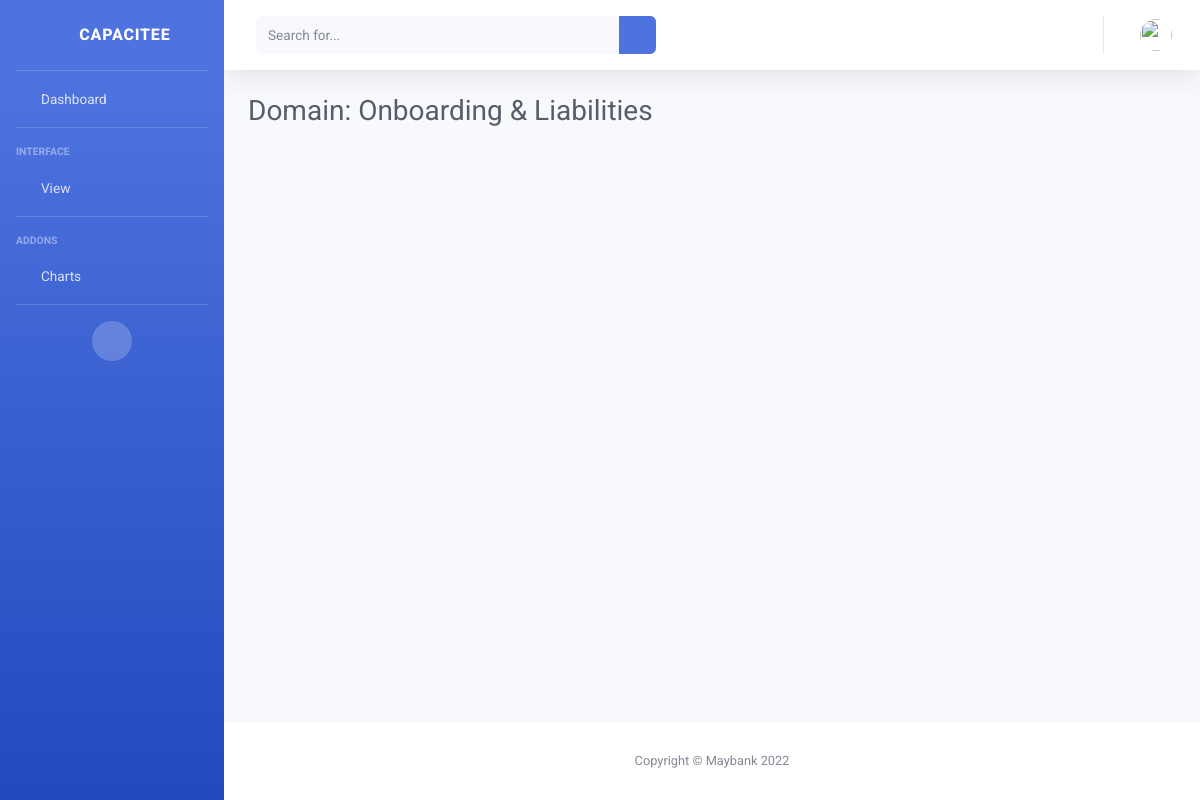
The page /domains/1 on the database as committed earlier.
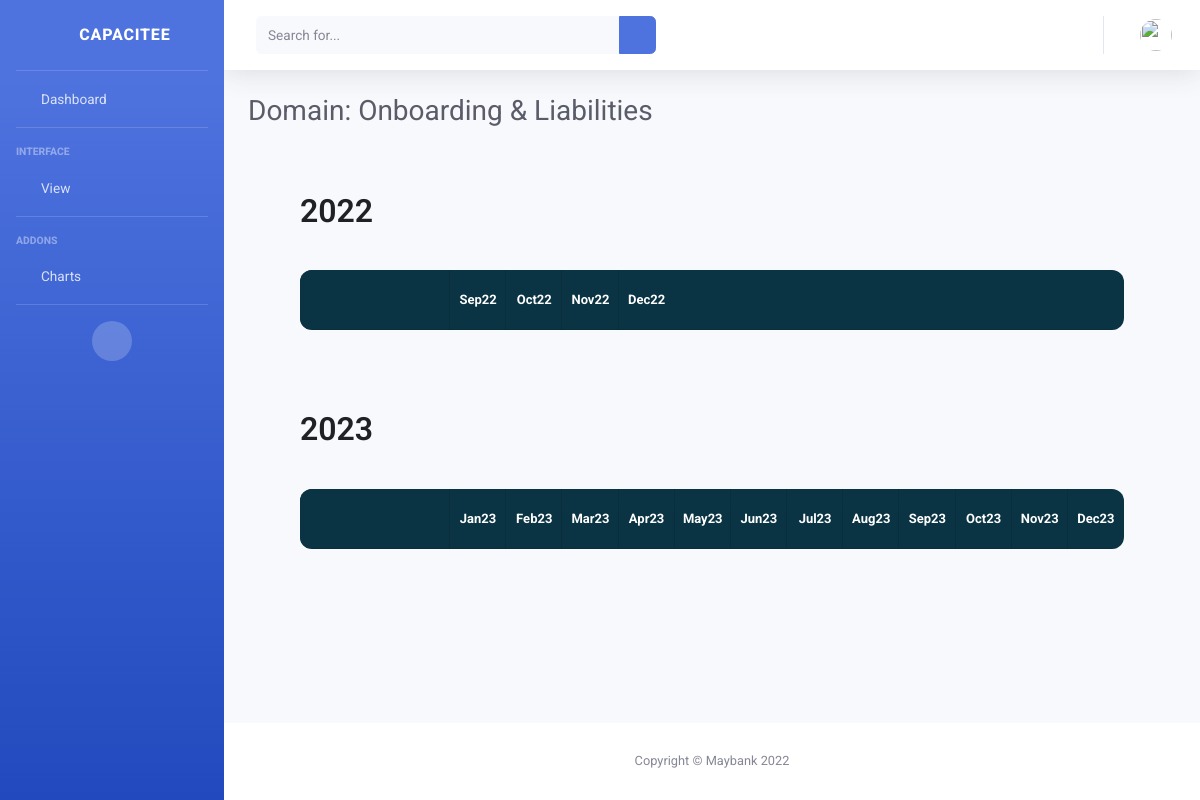
The same page on the database as committed later.
### app/models.py (models this page shows)
class Sprint(models.Model):
    name = models.CharField(max_length=20)
    start = models.DateField('Sprint Start')
    end = models.DateField('Sprint End')
    year = models.IntegerField(default=2022)
    order = models.IntegerField(max_length=2, default=0)
    def __str__(self):
        return self.name

### app/views.py (the view)
# urls.py: path('domains/<int:pk>', views.DomainDetailView.as_view())
class DomainDetailView(generic.DetailView):
    model = Domain
    template_name = 'domain_detail.html'

### app/models.py (called while the page is built)
    def sprints_map(self):
        sprint_map = defaultdict(list)
        for sprint in self.sprints.all().order_by('year', 'order'):
            sprint_map[sprint.year].append(sprint)
        return sprint_map.items()

### app/templates/domain_detail.html (shortened to what this page needs)
<!DOCTYPE html>
<html lang="en">
<head>
    {% include "head_part.html" %}
</head>
<body id="page-top">
<div id="wrapper">
    {% include "sidebar_part2.html" %}
    <div id="content-wrapper" class="d-flex flex-column">
        <div id="content">
            {% include "topbar_part.html" %}
            <div class="container-fluid">
                <div class="d-sm-flex align-items-center justify-content-between mb-4">
                    <h1 class="h3 mb-0 text-gray-800">Domain: {{ domain.name }}</h1>
                </div>
                <div class="row">
                    <div class='container-fluid'>
                        {% for yr, sprints in domain.sprints_map %}
                            <div class="wrapper">
                                <div class="header">
                                    <h2>{{ yr }}</h2>
                                </div>
                                <div class="gantt">
                                    <div class="gantt__row gantt__row--months">
                                        <div class="gantt__row-first"></div>
                                        {% for sprint in sprints %}
                                            <span>{{ sprint }}</span>
                                        {% endfor %}
                                    </div>
                                    <div class="gantt__row gantt__row--lines" data-month="5">
                                        {% for sprint in sprints %}
                                            <span></span>
                                        {% endfor %}
                                    </div>
                                </div>
                            </div>
                        {% endfor %}
                    </div>
                </div>
            </div>
        </div>
        {% include "footer_part.html" %}
    </div>
</div>
</body>
</html>

Rows that differ between the two databases and show on the page:
now on this page (row edited): Sprint: year "2022", name "Sep22"
now on this page (row edited): Sprint: name "Oct22"
now on this page (row edited): Sprint: name "Nov22"
now on this page (row edited): Sprint: name "Dec22"
now on this page (row edited): Sprint: year "2023", name "Jan23"
now on this page (row edited): Sprint: name "Feb23"
now on this page (row edited): Sprint: name "Mar23"
now on this page (row edited): Sprint: name "Apr23"
now on this page (row edited): Sprint: name "May23"
now on this page (row edited): Sprint: name "Jun23"
added Sprint: name "Jul23"
added Sprint: name "Aug23"
added Sprint: name "Sep23"
added Sprint: name "Oct23"
added Sprint: name "Nov23"
added Sprint: name "Dec23"
